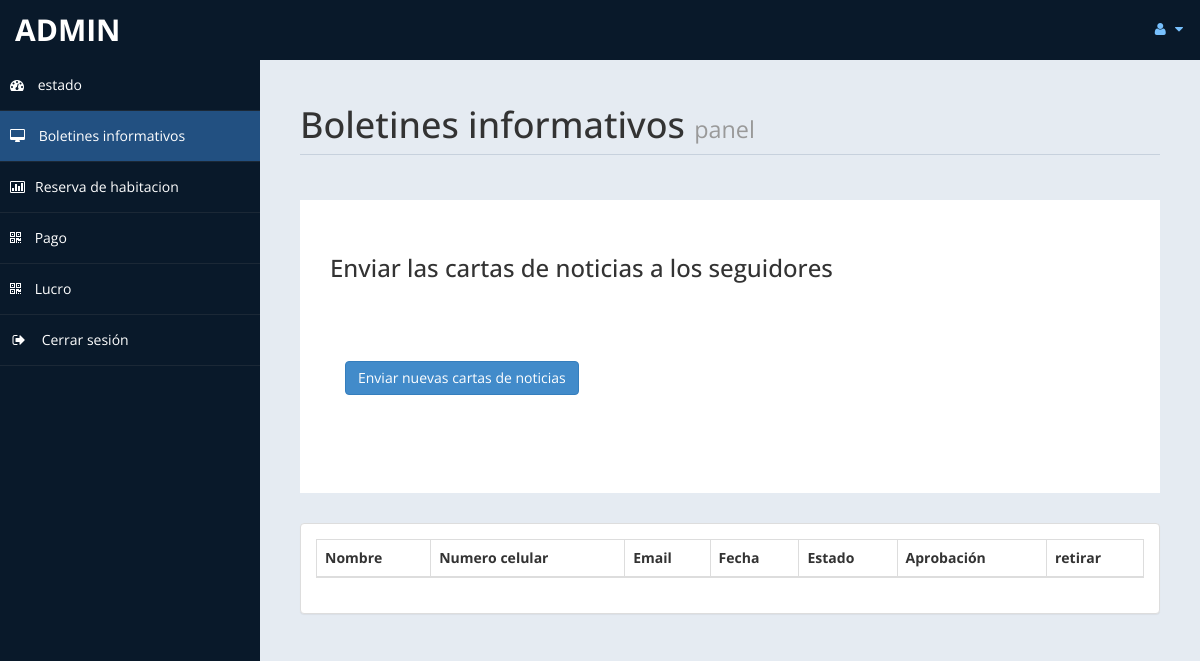
Before: /admin/messages.php (signed in) with the older database file.
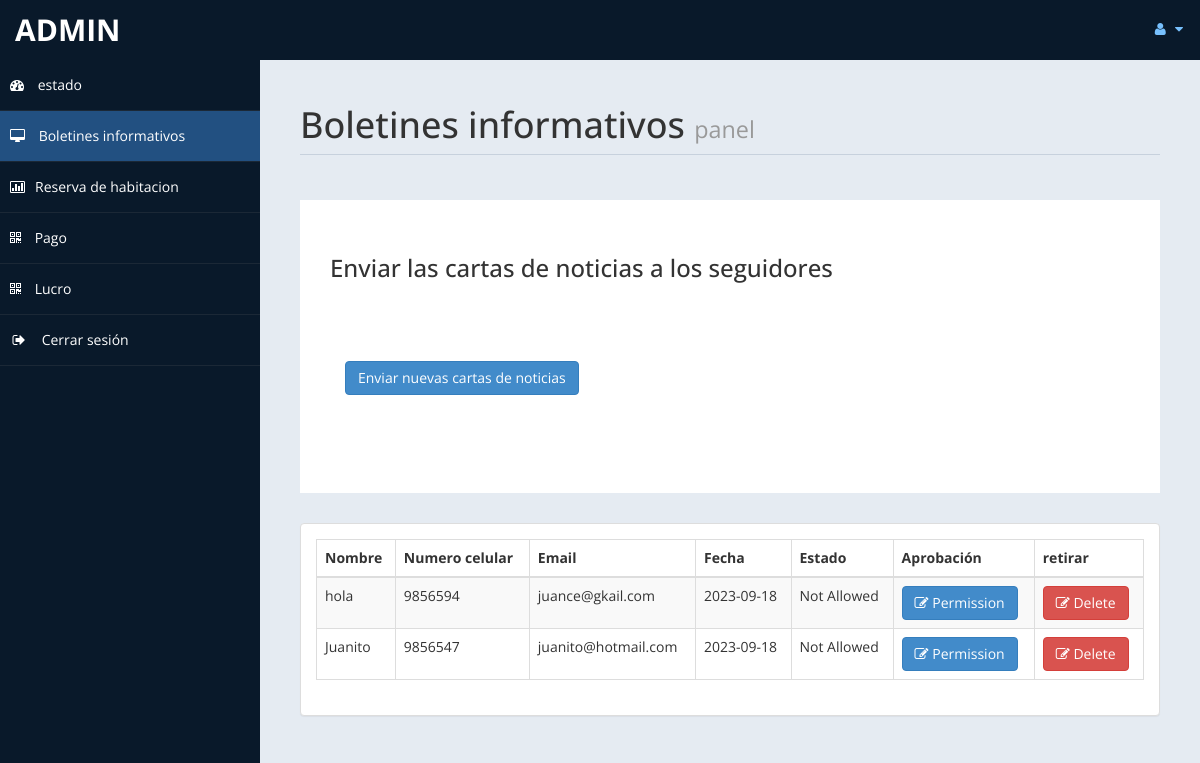
After: the same page with the newer database file.
### tables this page shows
CREATE TABLE `contact` (
  `id` int NOT NULL AUTO_INCREMENT,
  `fullname` varchar(100) DEFAULT NULL,
  `phoneno` int DEFAULT NULL,
  `email` text,
  `cdate` date DEFAULT NULL,
  `approval` varchar(12) DEFAULT NULL,
  PRIMARY KEY (`id`)
);

### admin/messages.php (the view, shortened to what the changed rows need)
<!DOCTYPE html>
<html xmlns="http://www.w3.org/1999/xhtml">
<head>
    <link href="assets/css/bootstrap.css" rel="stylesheet" />
    <link href="assets/css/font-awesome.css" rel="stylesheet" />
    <link href="assets/css/custom-styles.css" rel="stylesheet" />
    <link href="assets/js/dataTables/dataTables.bootstrap.css" rel="stylesheet" />
</head>
<body>
    <div id="wrapper">
        <div id="page-wrapper" >
            <div id="page-inner">
			 <div class="row">
                    <div class="col-md-12">
                        <h1 class="page-header">
                           Boletines informativos
<small> panel</small>
                        </h1>
                    </div>
                </div>
				 <?php
				include('db.php');
			   ?>
            </div>
               <?php
				$sql = "SELECT * FROM `contact`";
				$re = mysqli_query($con,$sql);
			   ?>
            <div class="row">
                <div class="col-md-12">
                    <div class="panel panel-default">
                        <div class="panel-body">
                            <div class="table-responsive">
                                <table class="table table-striped table-bordered table-hover" id="dataTables-example">
                                    <thead>
                                        <tr>
                                            <th>Nombre</th>
											<th>Numero celular</th>
                                            <th>Email</th>
                                            <th>Fecha</th>
											<th>Estado</th>
											<th>Aprobación</th>
											<th>retirar</th>
                                        </tr>
                                    </thead>
                                    <tbody>
									<?php
										while($row = mysqli_fetch_array($re))
										{
											$id = $row['id'];
											if($id % 2 ==1 )
											{
												echo"<tr class='gradeC'>
													<td>".$row['fullname']."</td>
													<td>".$row['phoneno']."</td>
													<td>".$row['email']."</td>
													<td>".$row['cdate']."</td>
													<td>".$row['approval']."</td>
													<td><a href=newsletter.php?eid=".$id ." <button class='btn btn-primary'> <i class='fa fa-edit' ></i> Permission</button></td>
													<td><a href=newsletterdel.php?eid=".$id ." <button class='btn btn-danger'> <i class='fa fa-edit' ></i> Delete</button></td>
												</tr>";
											}
											else
											{
												echo"<tr class='gradeU'>
													<td>".$row['fullname']."</td>
													<td>".$row['phoneno']."</td>
													<td>".$row['email']."</td>
													<td>".$row['cdate']."</td>
													<td>".$row['approval']."</td>
													<td><a href=newsletter.php?eid=".$id." <button class='btn btn-primary'> <i class='fa fa-edit' ></i> Permission</button></td>
													<td><a href=newsletterdel.php?eid=".$id ." <button class='btn btn-danger'> <i class='fa fa-edit' ></i> Delete </button></td>
												</tr>";
											}
										}
									?>
                                    </tbody>
                                </table>
                            </div>
                        </div>
                    </div>
                </div>
            </div>
                </div>
            </div>
</body>
</html>

Changed rows visible on the page:
added contact: fullname "hola", phoneno "9856594", email "juance@gkail.com", cdate "2023-09-18", approval "Not Allowed"
added contact: fullname "Juanito", phoneno "9856547", email "juanito@hotmail.com", cdate "2023-09-18", approval "Not Allowed"
